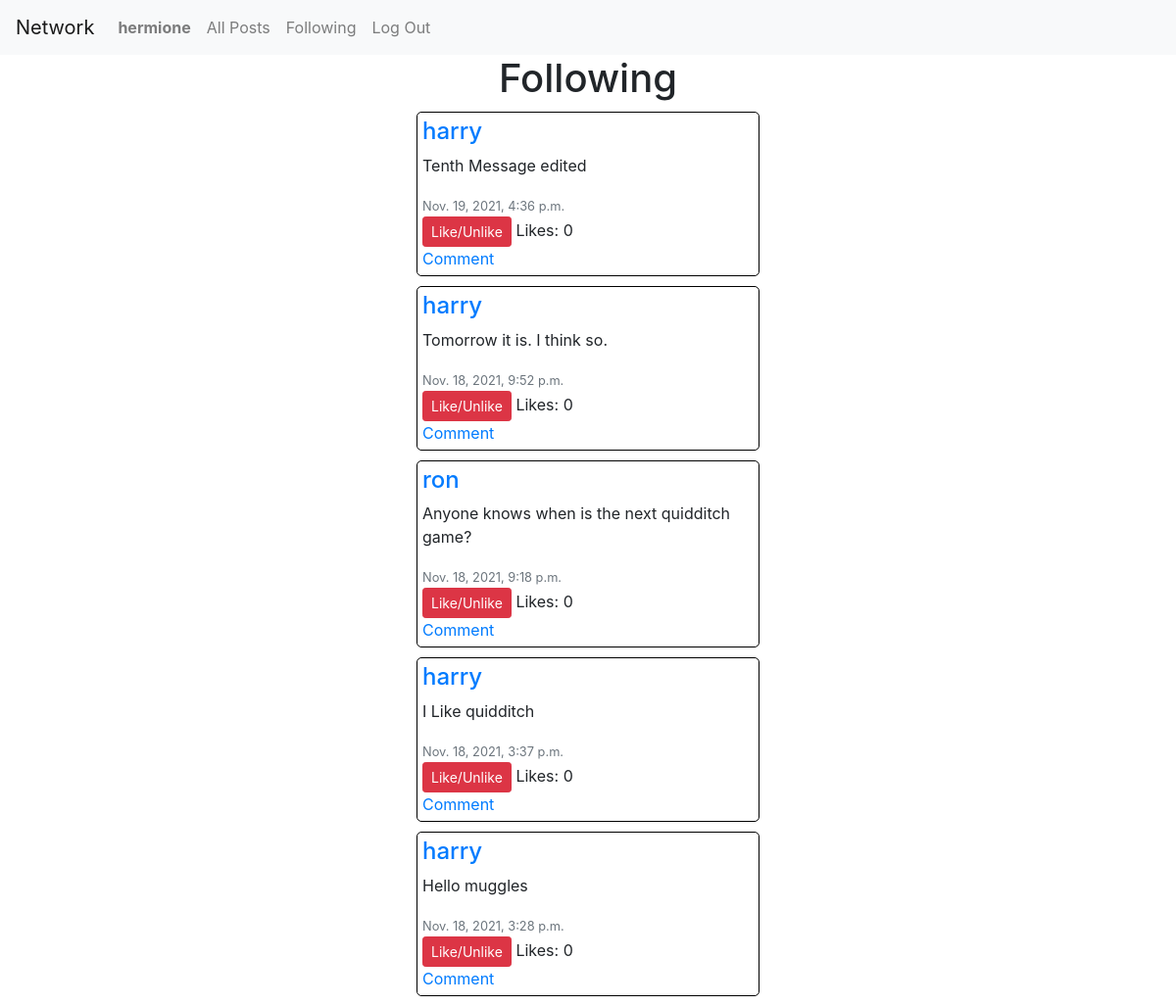
Before: /show_following (signed in) with the older database file.
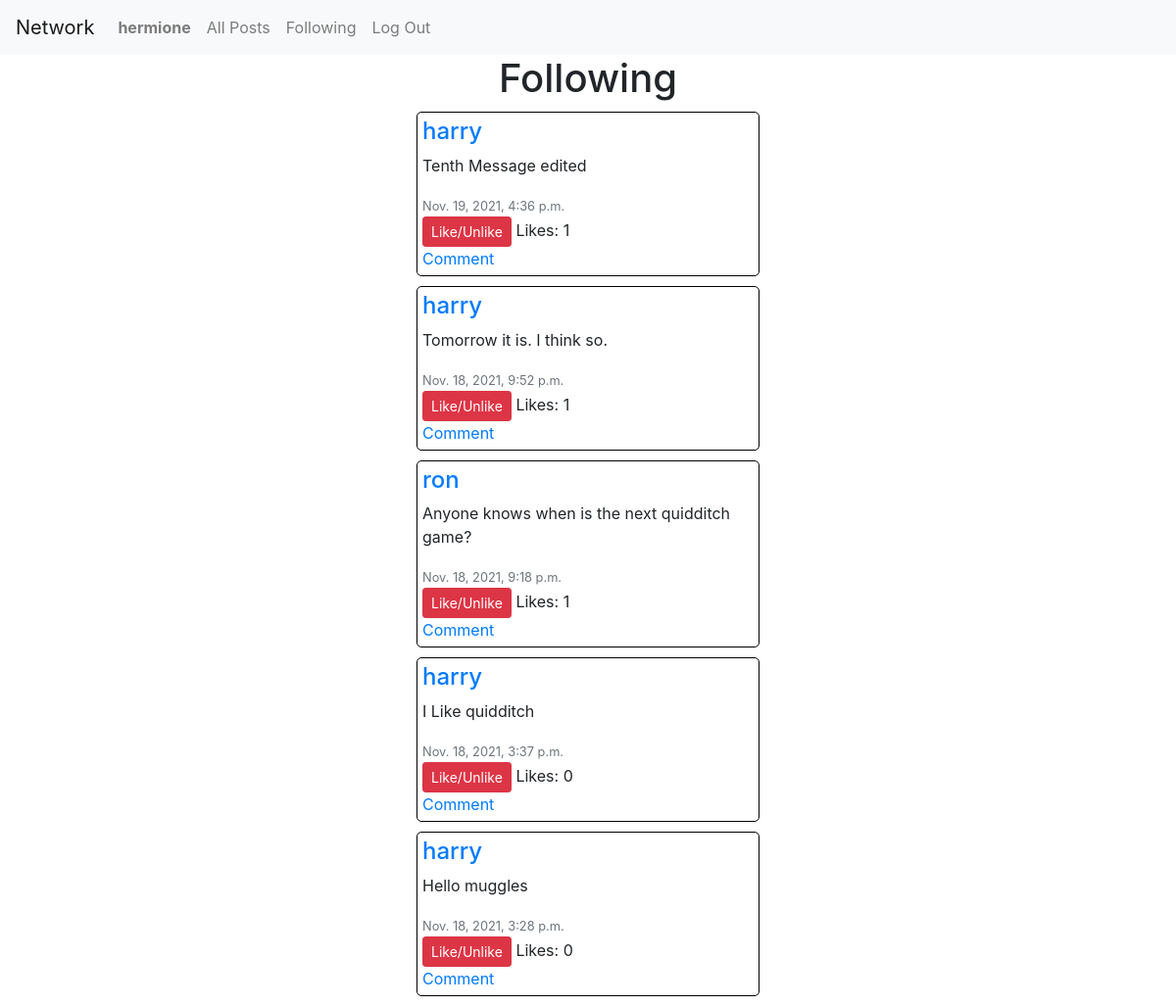
After: the same page with the newer database file.
### network/models.py (models this page shows, shortened)
class Post(models.Model):
    creator = models.ForeignKey(User, on_delete=models.CASCADE)
    message = models.CharField(max_length=128)
    timestamp = models.DateTimeField(auto_now_add=True)
    likes = models.IntegerField(default=0)

class User(AbstractUser):
    followers = models.IntegerField(default=0)
    following = models.IntegerField(default=0)

### network/views.py (the view)
# urls.py: path("show_following", views.show_following, name="show_following"),
def show_following(request):
    follows = Follow.objects.filter(creator=request.user)
    targets = []
    for follow in follows:
        targets.append(follow.target)
    posts = Post.objects.filter(creator__in=targets).order_by('-timestamp')
    return render(request, 'network/following.html',{
        'posts': posts,
    })

### network/templates/network/following.html (shortened to what this page needs)
{% extends "network/layout.html" %}
{% load static %}
{% block body %}
    <h1>Following</h1>
    <div id="posts">
        {% for post in posts %}
        <div class="post text-left" data-post_id="{{post.id}}">
            <a href="{% url 'show_profile' post.creator.id %}"><h4>{{ post.creator }}</h4></a>
            <p>{{ post.message }}</p>
            <small class='text-secondary'>{{ post.timestamp }}</small>
            <br>
            {% if user.is_authenticated %}
                <button class="btn btn-sm btn-danger like">Like/Unlike</button>
            {% endif %}
            <span class="likes">Likes: {{post.likes }}</span> <br>
            <a href="#">Comment</a>
        </div>
        {% endfor %}
    </div>
{% endblock %}

Changed rows visible on the page:
changed Post "Tenth Message edited": likes "0" → "1"
changed Post "Tomorrow it is. I think so.": likes "0" → "1"
changed Post "Anyone knows when is the next quidditch game?": likes "0" → "1"
